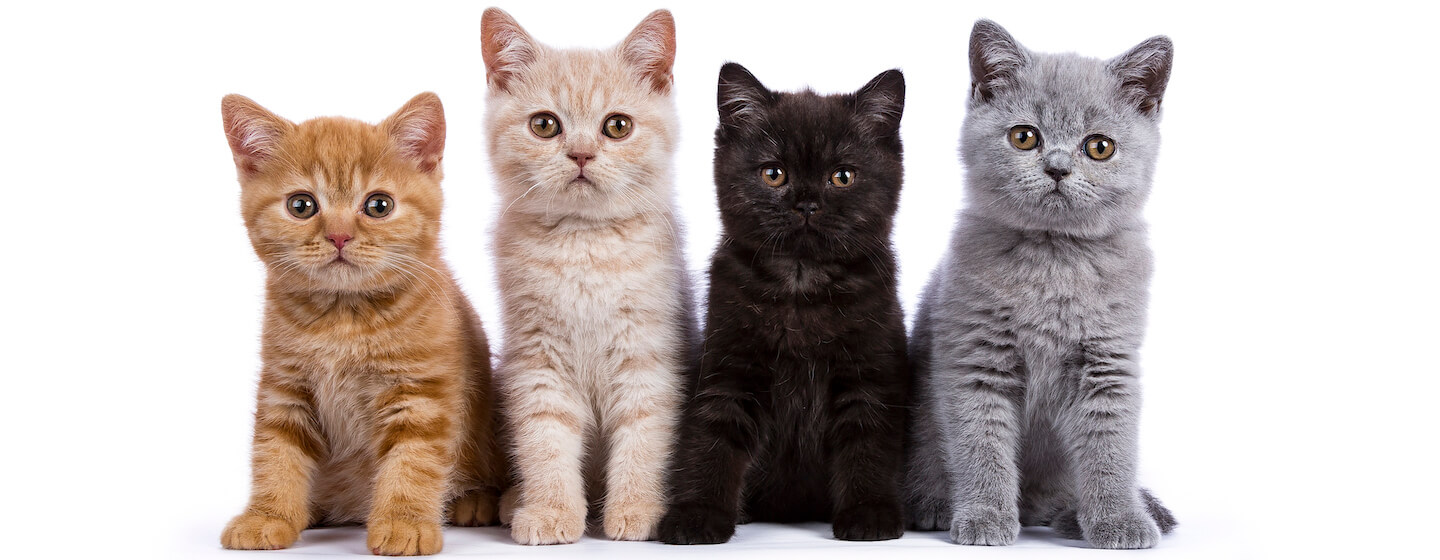
#> input picture images/group of cats.jpg, 1440 x 560 px
$ python gradients.py
#> lines starting #> are read from the running program, lines starting #| are printed output that depends on the picture; after the words box and inside, x2 and y2 are one past the last pixel; in counts of white or black regions, pixels touching at a corner belong together
import cv2 as cv
import numpy as np

img = cv.imread('images/group of cats.jpg')
#> img is the input picture: shape (560, 1440, 3); mean B, G, R 178.9, 182.2, 192.5
cv.imshow('Group of Cats', img)

gray = cv.cvtColor(img, cv.COLOR_BGR2GRAY)
cv.imshow('Gray', gray)

# Laplacian
lap = cv.Laplacian(gray, cv.CV_64F)
lap = np.uint8(np.absolute(lap))
cv.imshow('Laplacian', lap)

# Sobel
sobelx = cv.Sobel(gray, cv.CV_64F, 1, 0)
sobely = cv.Sobel(gray, cv.CV_64F, 0, 1)
combined_sobel = cv.bitwise_or(sobelx, sobely)
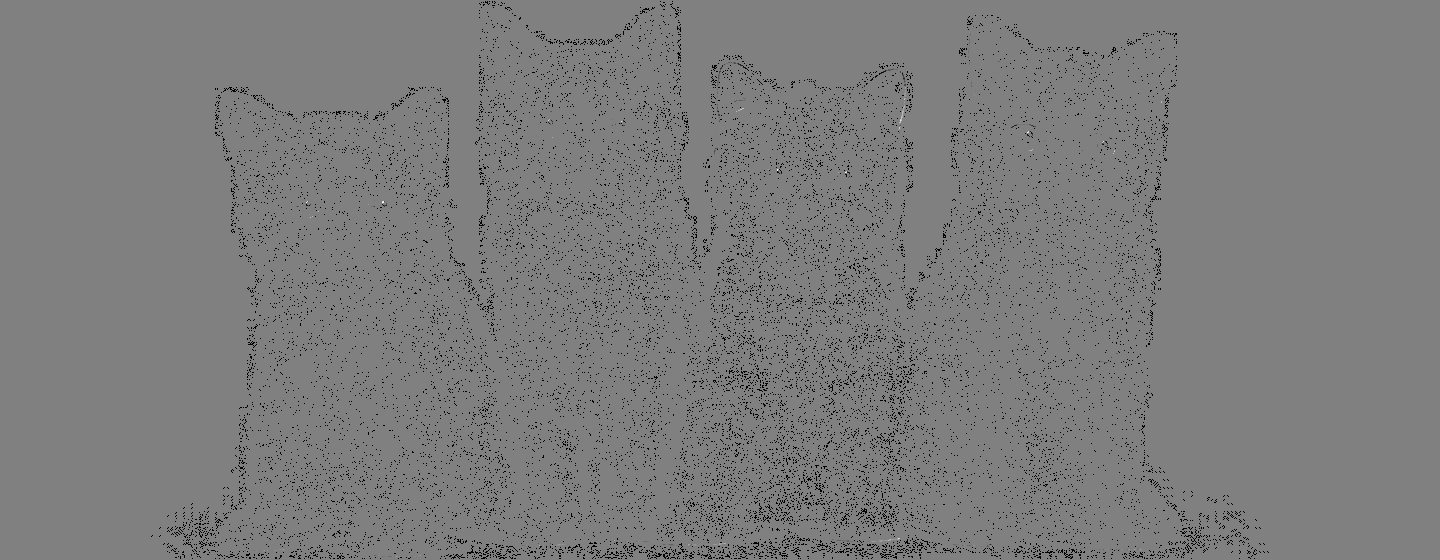
#> combined_sobel: shape (560, 1440) float64; 2.84% of the values are NaN or infinite; the others: min -130944, max 129024, mean -66.44; drawn with min black, max white, NaN and infinite black

cv.imshow('Sobel X', sobelx)
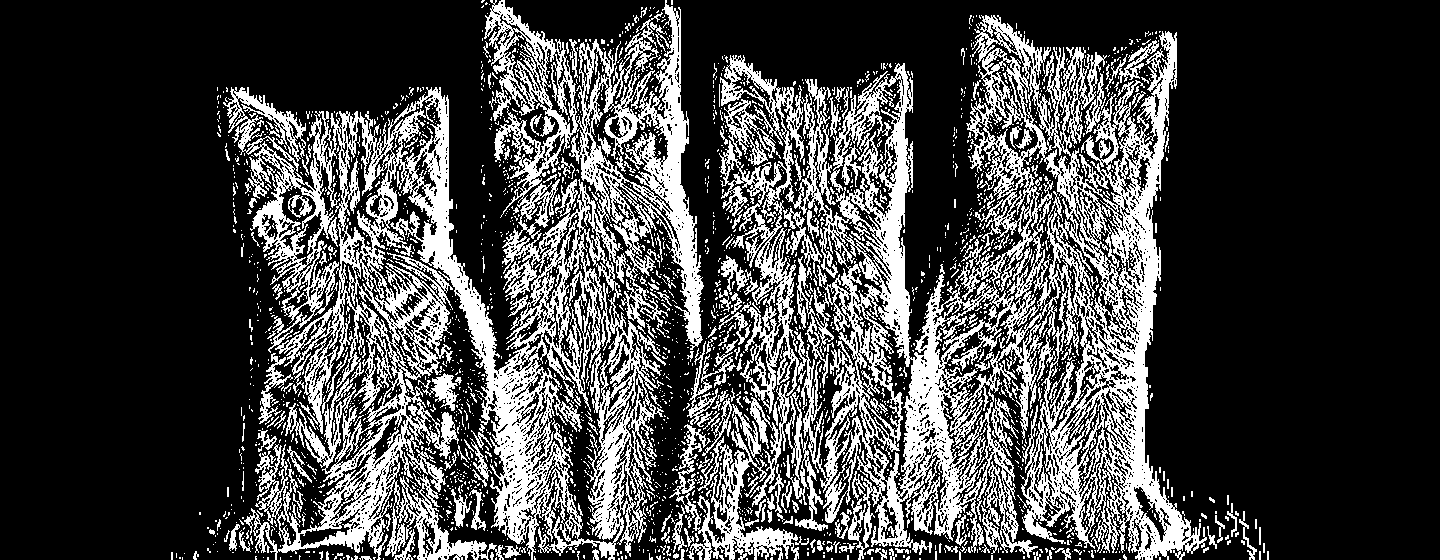
#> window 'Sobel X': shape (560, 1440); 26.9% white; 2611 white regions (2368 under 20 px), largest, box (x1, y1, x2, y2) and area: (719, 15, 1207, 560) 91687, (223, 0, 704, 560) 89436, (669, 404, 799, 560) 5495
cv.imshow('Sobel Y', sobely)
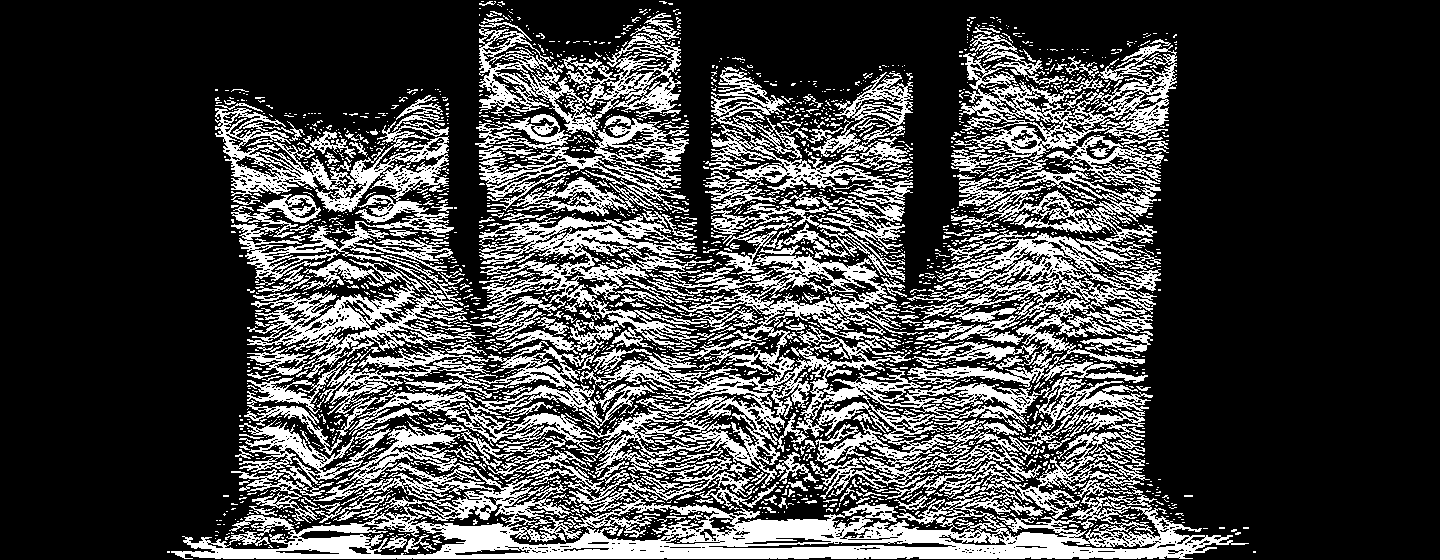
#> window 'Sobel Y': shape (560, 1440); 27% white; 2684 white regions (2392 under 20 px), largest, box (x1, y1, x2, y2) and area: (171, 233, 1249, 559) 91761, (215, 108, 485, 379) 19913, (951, 44, 1177, 265) 16356
cv.imshow('Combined Sobel', combined_sobel)
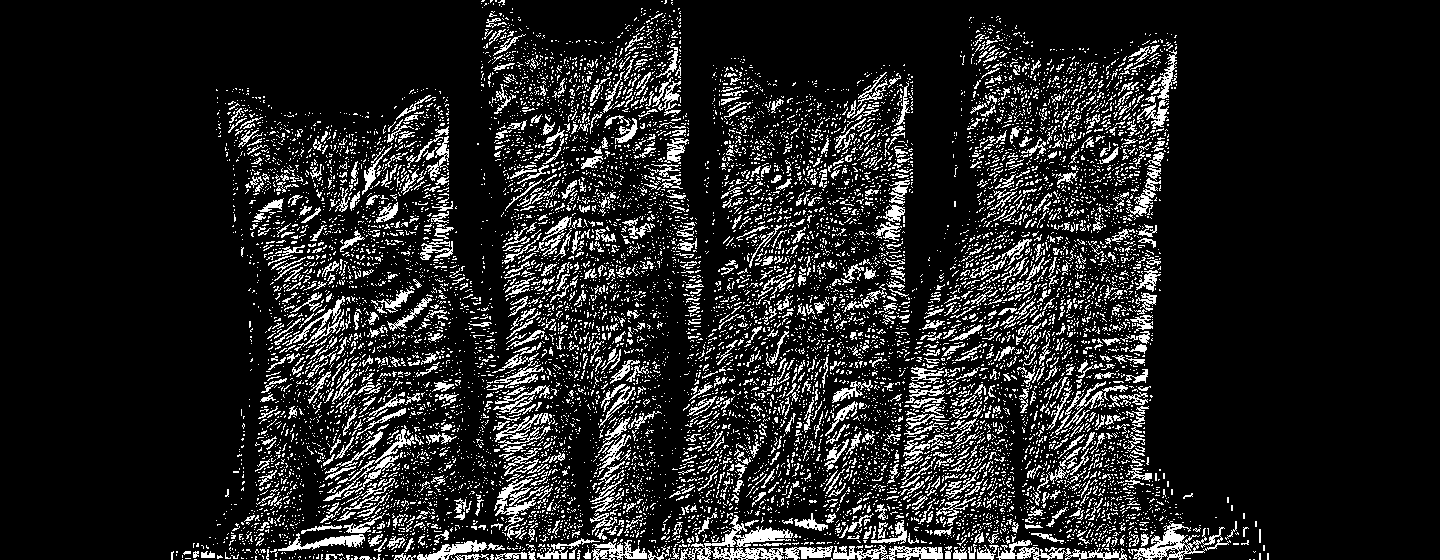
#> window 'Combined Sobel': shape (560, 1440); 13.7% white in thin lines or dots, all inside (x1, y1, x2, y2) = (171, 0, 1269, 560)

canny = cv.Canny(gray, 150, 175)
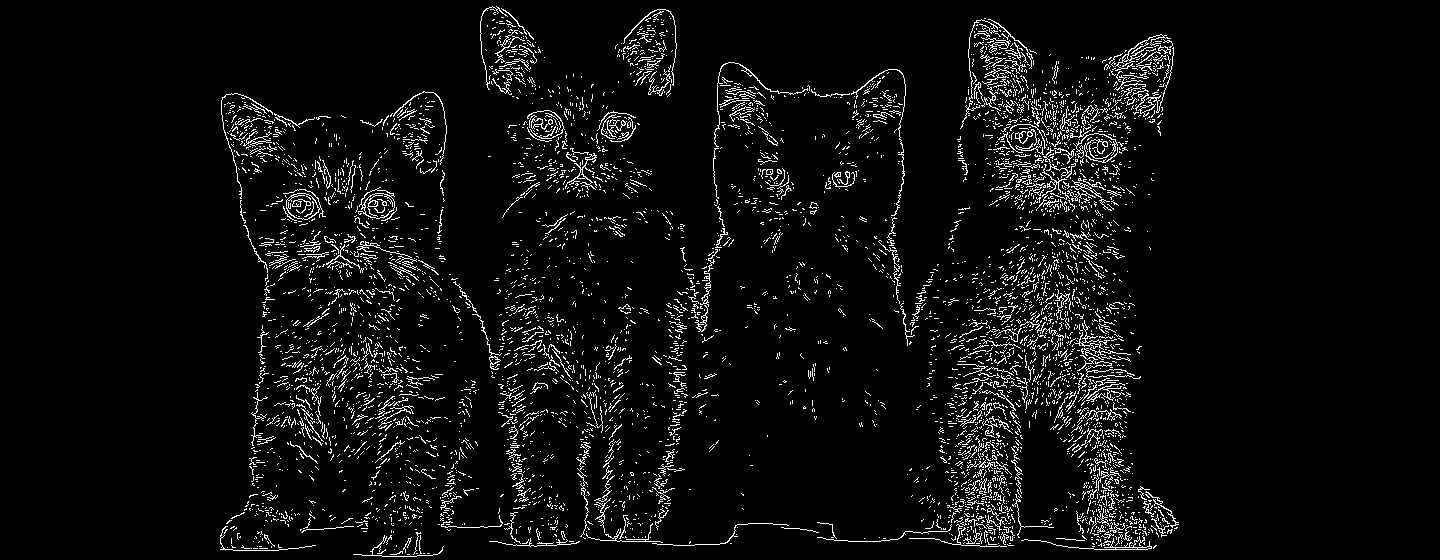
#> canny: shape (560, 1440); 5.1% white in thin lines or dots, all inside (x1, y1, x2, y2) = (220, 6, 1179, 557)
cv.imshow('Canny', canny)
cv.waitKey(0)

$ run again, with images/source.jpg copied over images/group of cats.jpg
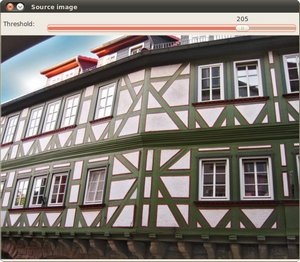
#> input picture images/source.jpg, 300 x 262 px
#> img is the input picture: shape (262, 300, 3); mean B, G, R 114.5, 120.4, 127.4
#> `cv.imshow('Sobel X', sobelx)`:
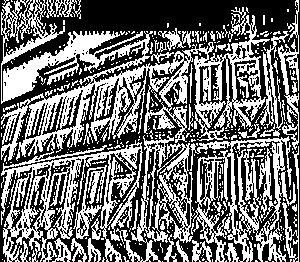
#> window 'Sobel X': shape (262, 300); 44.2% white; 413 white regions (356 under 20 px), largest, box (x1, y1, x2, y2) and area: (1, 0, 270, 262) 19610, (190, 136, 296, 262) 4581, (116, 134, 195, 262) 2773
#> `canny = cv.Canny(gray, 150, 175)`:
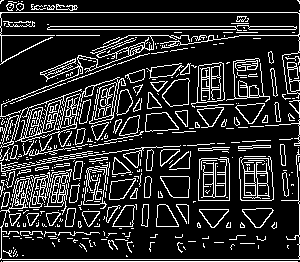
#> canny: shape (262, 300); 17.1% white in thin lines or dots

$ run again, with images/cat.webp saved as images/group of cats.jpg
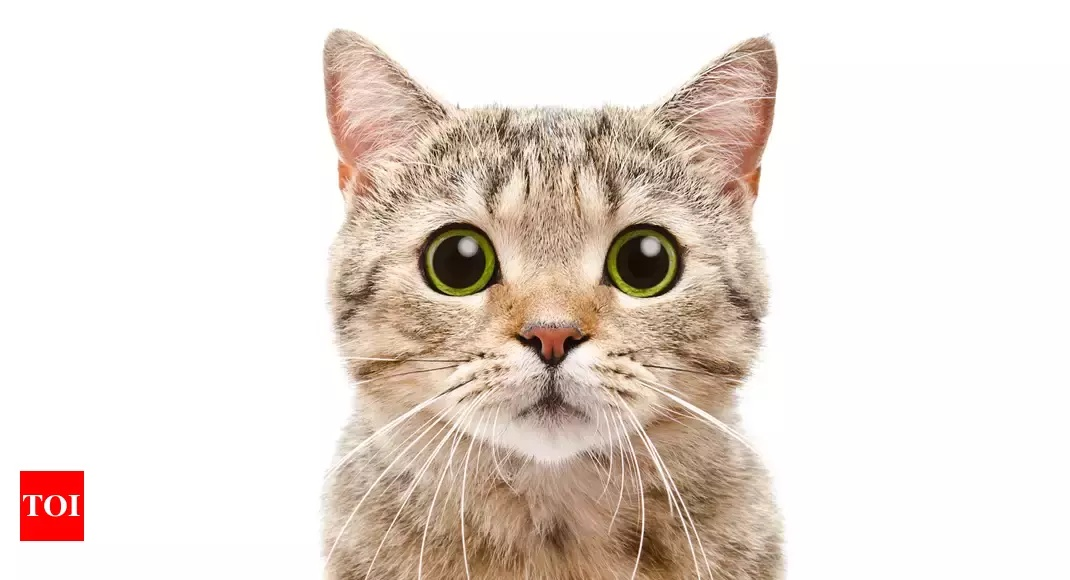
#> input picture images/cat.webp, 1070 x 580 px
#> img is the input picture: shape (580, 1070, 3); mean B, G, R 213.4, 221, 231.5
#> `cv.imshow('Sobel X', sobelx)`:
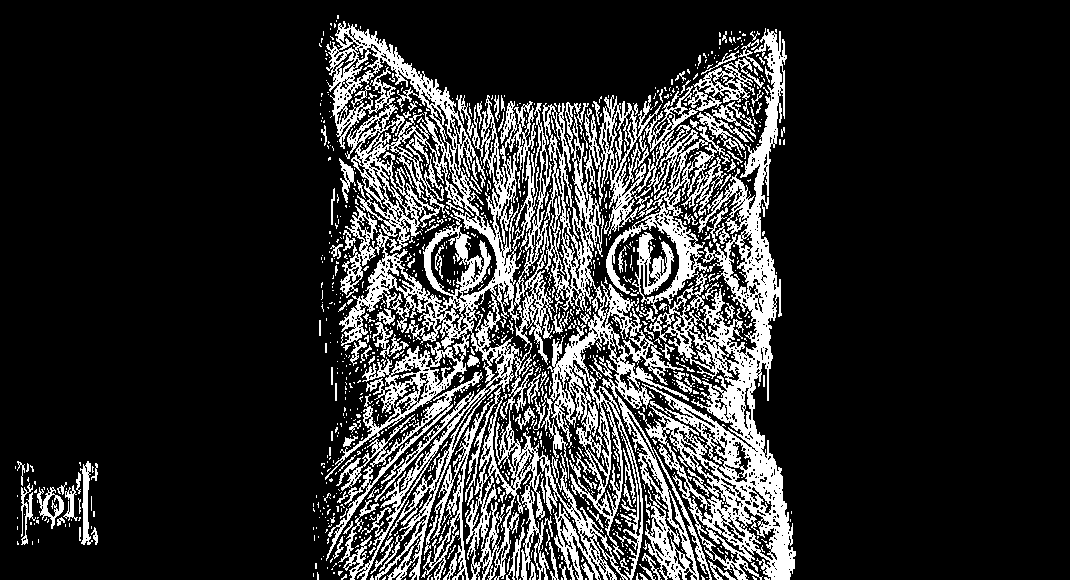
#> window 'Sobel X': shape (580, 1070); 18.5% white; 1215 white regions (1062 under 20 px), largest, box (x1, y1, x2, y2) and area: (325, 21, 796, 580) 92759, (326, 372, 483, 561) 2322, (421, 399, 493, 580) 2019
#> `canny = cv.Canny(gray, 150, 175)`:
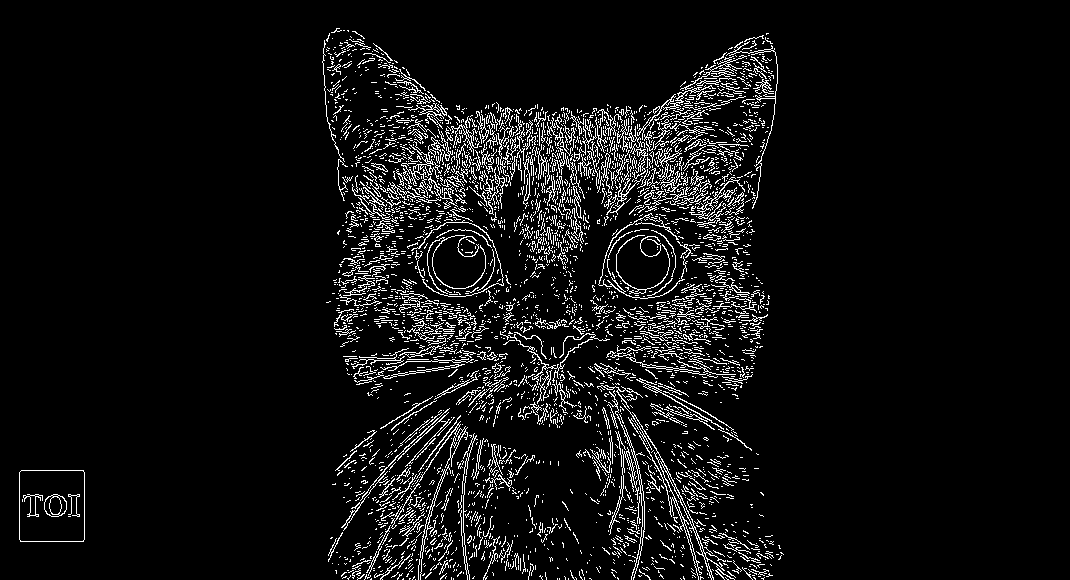
#> canny: shape (580, 1070); 6.5% white in thin lines or dots, all inside (x1, y1, x2, y2) = (19, 28, 784, 580)
